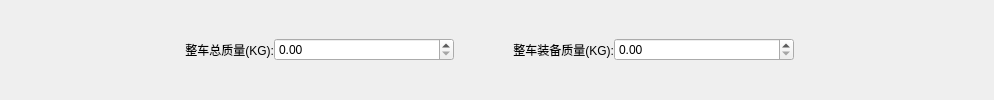
        <widget class="QWidget" name="widget_8" native="true">
         <layout class="QHBoxLayout" name="horizontalLayout_8">
          <property name="spacing">
           <number>0</number>
          </property>
          <property name="leftMargin">
           <number>0</number>
          </property>
          <property name="topMargin">
           <number>0</number>
          </property>
          <property name="rightMargin">
           <number>0</number>
          </property>
          <property name="bottomMargin">
           <number>0</number>
          </property>
          <item>
           <spacer name="horizontalSpacer_5">
            <property name="orientation">
             <enum>Qt::Horizontal</enum>
            </property>
            <property name="sizeType">
             <enum>QSizePolicy::Minimum</enum>
            </property>
            <property name="sizeHint" stdset="0">
             <size>
              <width>114</width>
              <height>20</height>
             </size>
            </property>
           </spacer>
          </item>
          <item>
           <widget class="QLabel" name="label_24">
            <property name="minimumSize">
             <size>
              <width>160</width>
              <height>0</height>
             </size>
            </property>
            <property name="maximumSize">
             <size>
              <width>160</width>
              <height>16777215</height>
             </size>
            </property>
            <property name="text">
             <string>整车总质量(KG):</string>
            </property>
            <property name="alignment">
             <set>Qt::AlignRight|Qt::AlignTrailing|Qt::AlignVCenter</set>
            </property>
           </widget>
          </item>
          <item>
           <widget class="QDoubleSpinBox" name="totalWeightDSB">
            <property name="minimumSize">
             <size>
              <width>180</width>
              <height>0</height>
             </size>
            </property>
            <property name="maximumSize">
             <size>
              <width>180</width>
              <height>16777215</height>
             </size>
            </property>
            <property name="maximum">
             <double>9999999999.989999771118164</double>
            </property>
           </widget>
          </item>
          <item>
           <widget class="QLabel" name="label_23">
            <property name="minimumSize">
             <size>
              <width>160</width>
              <height>0</height>
             </size>
            </property>
            <property name="maximumSize">
             <size>
              <width>160</width>
              <height>16777215</height>
             </size>
            </property>
            <property name="text">
             <string>整车装备质量(KG):</string>
            </property>
            <property name="alignment">
             <set>Qt::AlignRight|Qt::AlignTrailing|Qt::AlignVCenter</set>
            </property>
           </widget>
          </item>
          <item>
           <widget class="QDoubleSpinBox" name="equipmentWeightDSB">
            <property name="minimumSize">
             <size>
              <width>180</width>
              <height>0</height>
             </size>
            </property>
            <property name="maximumSize">
             <size>
              <width>180</width>
              <height>16777215</height>
             </size>
            </property>
            <property name="maximum">
             <double>9999999999.989999771118164</double>
            </property>
           </widget>
          </item>
          <item>
           <spacer name="horizontalSpacer_8">
            <property name="orientation">
             <enum>Qt::Horizontal</enum>
            </property>
            <property name="sizeType">
             <enum>QSizePolicy::Maximum</enum>
            </property>
            <property name="sizeHint" stdset="0">
             <size>
              <width>200</width>
              <height>20</height>
             </size>
            </property>
           </spacer>
          </item>
         </layout>
        </widget>
